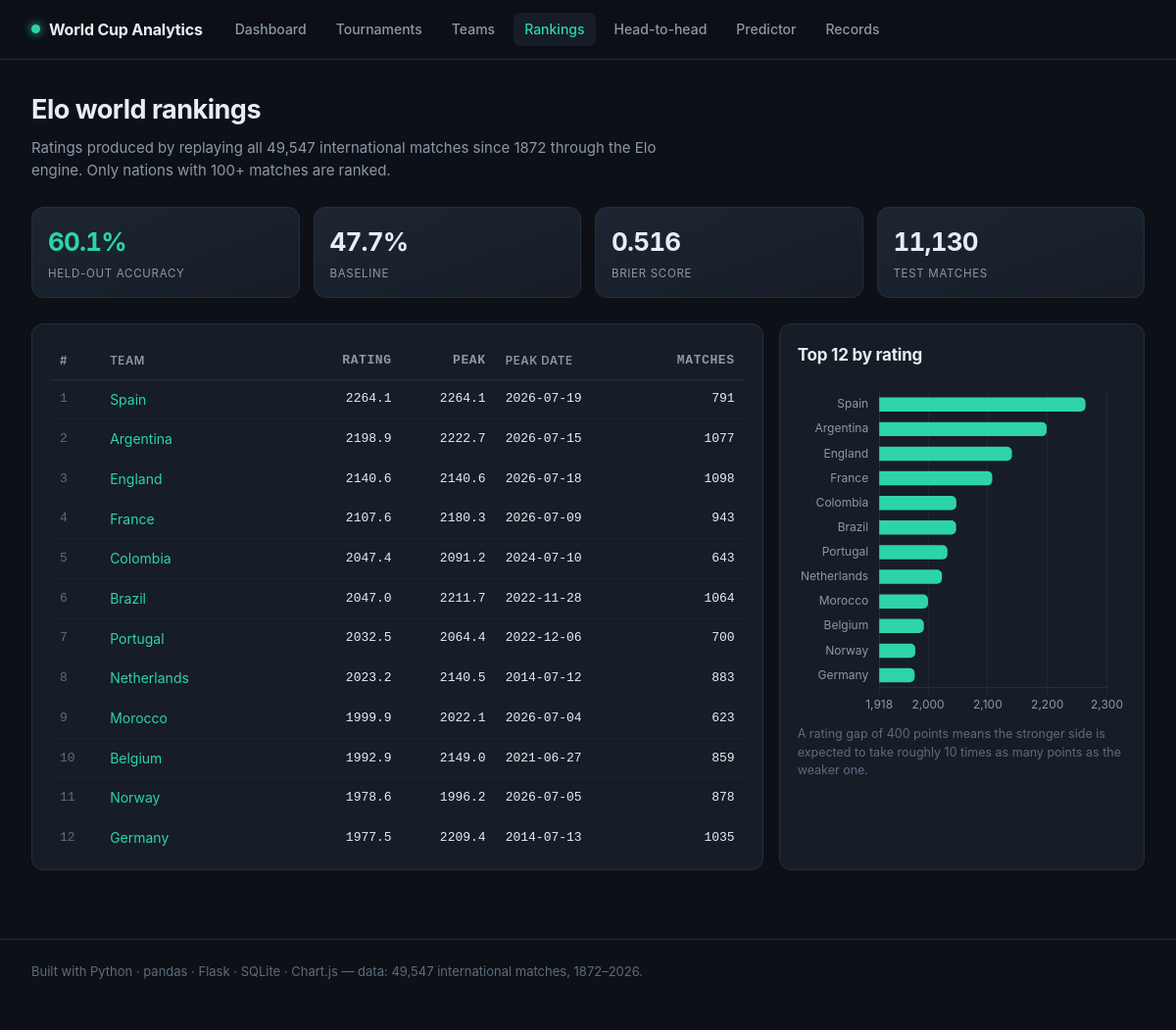
Screenshot of /rankings with the database file from the repository.
### tables this page shows
CREATE TABLE model_metrics (
    name  TEXT PRIMARY KEY,
    value REAL
);

CREATE TABLE elo_ratings (
    team_id     INTEGER PRIMARY KEY REFERENCES teams(id),
    rating      REAL    NOT NULL,
    matches     INTEGER NOT NULL,
    peak_rating REAL,
    peak_date   TEXT
);

CREATE TABLE teams (
    id   INTEGER PRIMARY KEY,
    name TEXT NOT NULL UNIQUE
);

### app/routes/pages.py (the view)
@bp.route("/rankings")
def rankings():
    return render_template("rankings.html",
                           rankings=ratings.rankings(limit=60),
                           metrics=predictor.metrics())

### app/db.py (called while the page is built)
def connect(path=DB_PATH, read_only=False):
    if read_only:
        conn = sqlite3.connect(f"file:{path}?mode=ro&immutable=1", uri=True)
    else:
        conn = sqlite3.connect(path)
        conn.execute("PRAGMA foreign_keys = ON")
    conn.row_factory = sqlite3.Row
    return conn

def get_db():
    if "db" not in g:
        g.db = connect(current_app.config["DB_PATH"],
                       read_only=current_app.config.get("READ_ONLY_DB", False))
    return g.db

def query(sql, params=(), one=False):
    rows = get_db().execute(sql, params).fetchall()
    rows = [dict(r) for r in rows]
    if one:
        return rows[0] if rows else None
    return rows

### app/routes/pages.py (called while the page is built)
@bp.app_context_processor
def inject_nav():
    return {"all_teams": analytics.teams_list(world_cup_only=False)}

### app/services/analytics.py (called while the page is built)
def teams_list(world_cup_only=True):
    where = f"WHERE {WC}" if world_cup_only else ""
    return [r["name"] for r in query(f"""
        SELECT t.name, COUNT(*) AS n
        FROM team_matches tm JOIN teams t ON t.id = tm.team_id
        {where}
        GROUP BY t.id ORDER BY n DESC, t.name""")]

### app/services/predictor.py (called while the page is built)
def metrics():
    return {r["name"]: r["value"] for r in query("SELECT name, value FROM model_metrics")}

### app/services/ratings.py (called while the page is built)
def rankings(limit=50, min_matches=100):
    rows = query("""
        SELECT t.name AS team, e.rating, e.matches, e.peak_rating, e.peak_date
        FROM elo_ratings e JOIN teams t ON t.id = e.team_id
        WHERE e.matches >= ?
        ORDER BY e.rating DESC LIMIT ?""", (min_matches, limit))
    for i, r in enumerate(rows, 1):
        r["rank"] = i
        r["rating"] = round(r["rating"], 1)
        r["peak_rating"] = round(r["peak_rating"], 1)
    return rows

### app/templates/rankings.html (shortened to what this page needs)
{% extends "base.html" %}
{% block content %}
<h1>Elo world rankings</h1>
<p class="lede">Ratings produced by replaying all 49,547 international matches since 1872 through
   the Elo engine. Only nations with 100+ matches are ranked.</p>
<div class="kpis">
  <div class="kpi accent"><div class="v">{{ (metrics.holdout_accuracy * 100) | round(1) }}%</div>
    <div class="k">Held-out accuracy</div></div>
  <div class="kpi"><div class="v">{{ (metrics.holdout_baseline_accuracy * 100) | round(1) }}%</div>
    <div class="k">Baseline</div></div>
  <div class="kpi"><div class="v">{{ metrics.holdout_brier_score | round(3) }}</div>
    <div class="k">Brier score</div></div>
  <div class="kpi"><div class="v">{{ "{:,}".format(metrics.holdout_matches | int) }}</div>
    <div class="k">Test matches</div></div>
</div>
<div class="grid g-2-1">
  <div class="card">
    <div class="scroll tall">
    <table>
      <thead><tr><th>#</th><th>Team</th><th class="num">Rating</th><th class="num">Peak</th>
                 <th>Peak date</th><th class="num">Matches</th></tr></thead>
      <tbody>
      {% for r in rankings %}
        <tr><td class="rank">{{ r.rank }}</td>
            <td><a href="{{ url_for('pages.team_detail', name=r.team) }}">{{ r.team }}</a></td>
            <td class="num">{{ r.rating }}</td>
            <td class="num">{{ r.peak_rating }}</td>
            <td class="mono">{{ r.peak_date }}</td>
            <td class="num">{{ r.matches }}</td></tr>
      {% endfor %}
      </tbody>
    </table>
    </div>
  </div>
  <div class="card">
    <h2>Top 12 by rating</h2>
    <div class="chartbox tallc"><canvas id="top"></canvas></div>
    <p class="note">A rating gap of 400 points means the stronger side is expected to take
       roughly 10 times as many points as the weaker one.</p>
  </div>
</div>
{% endblock %}
{% block scripts %}
<script>
{% set top = rankings[:12] %}
barChart('top',
  {{ top | map(attribute='team') | list | tojson }},
  {{ top | map(attribute='rating') | list | tojson }},
  C.accent, true, {{ (top | map(attribute='rating') | min - 60) | round | int }});
</script>
{% endblock %}

### app/static/css/style.css (style rules this page uses)
:root { --bg:#0d1117; --bg-soft:#141b24; --card:#161d27; --card-hi:#1c2531; --line:#242e3c; --line-soft:#1b232e; --text:#e6edf3; --muted:#8b98a9; --dim:#5d6b7d; --accent:#2dd4a7; --accent-dim:#1a8f70; --gold:#f5c451; --red:#f2686b; --blue:#5aa9f5; --violet:#a78bfa; --radius:12px; --font:-apple-system,BlinkMacSystemFont,"Segoe UI",Roboto,Helvetica,Arial,sans-serif; --mono:ui-monospace,SFMono-Regular,"SF Mono",Menlo,monospace; }
* { box-sizing:border-box }
body { margin:0;background:var(--bg);color:var(--text);font-family:var(--font); font-size:15px;line-height:1.55;-webkit-font-smoothing:antialiased; }
a { color:var(--accent);text-decoration:none }
h1 { font-size:27px;margin:0 0 6px;letter-spacing:-.5px;font-weight:700 }
h2 { font-size:17px;margin:0 0 14px;letter-spacing:-.2px;font-weight:650 }
.lede { color:var(--muted);margin:0 0 26px;max-width:70ch }
.card { background:var(--card);border:1px solid var(--line);border-radius:var(--radius);padding:18px }
.grid { display:grid;gap:16px }
.g-2-1 { grid-template-columns:2fr 1fr }
.kpis { display:grid;grid-template-columns:repeat(auto-fit,minmax(155px,1fr));gap:14px;margin-bottom:26px }
.kpi { background:linear-gradient(160deg,var(--card-hi),var(--card)); border:1px solid var(--line);border-radius:var(--radius);padding:15px 16px }
.kpi .v { font-size:26px;font-weight:700;letter-spacing:-.8px;font-variant-numeric:tabular-nums }
.kpi .k { font-size:11.5px;color:var(--muted);text-transform:uppercase;letter-spacing:.7px;margin-top:3px }
.kpi.accent .v { color:var(--accent) }
table { width:100%;border-collapse:collapse;font-size:14px }
th { text-align:left;font-size:11.5px;text-transform:uppercase;letter-spacing:.6px; color:var(--muted);font-weight:600;padding:9px 10px;border-bottom:1px solid var(--line) }
.tall thead th { position:sticky;top:0;z-index:2;background:var(--card); border-bottom:none;box-shadow:inset 0 -1px 0 var(--line) }
td { padding:9px 10px;border-bottom:1px solid var(--line-soft) }
.num { text-align:right;font-variant-numeric:tabular-nums;font-family:var(--mono);font-size:13px }
.scroll { overflow-x:auto;-webkit-overflow-scrolling:touch }
.tall { max-height:520px;overflow-y:auto }
.rank { font-family:var(--mono);color:var(--dim);font-size:13px }
.chartbox { position:relative;height:280px }
.chartbox.tallc { height:340px }
canvas { max-width:100% }
.note { font-size:12.5px;color:var(--dim);margin-top:10px;line-height:1.5 }
.mono { font-family:var(--mono);font-size:13px }

### rows the page displays
model_metrics: (metrics.holdout_accuracy*100)|round(1) "60.1"
model_metrics: (metrics.holdout_baseline_accuracy*100)|round(1) "47.7"
model_metrics: holdout_brier_score "0.516"
model_metrics: holdout_matches "11,130"
elo_ratings: rank "1", team "Spain", rating "2264.1", peak_rating "2264.1", peak_date "2026-07-19", matches "791"
elo_ratings: rank "2", team "Argentina", rating "2198.9", peak_rating "2222.7", peak_date "2026-07-15", matches "1077"
elo_ratings: rank "3", team "England", rating "2140.6", peak_rating "2140.6", peak_date "2026-07-18", matches "1098"
elo_ratings: rank "4", team "France", rating "2107.6", peak_rating "2180.3", peak_date "2026-07-09", matches "943"
elo_ratings: rank "5", team "Colombia", rating "2047.4", peak_rating "2091.2", peak_date "2024-07-10", matches "643"
elo_ratings: rank "6", team "Brazil", rating "2047.0", peak_rating "2211.7", peak_date "2022-11-28", matches "1064"
elo_ratings: rank "7", team "Portugal", rating "2032.5", peak_rating "2064.4", peak_date "2022-12-06", matches "700"
elo_ratings: rank "8", team "Netherlands", rating "2023.2", peak_rating "2140.5", peak_date "2014-07-12", matches "883"
elo_ratings: rank "9", team "Morocco", rating "1999.9", peak_rating "2022.1", peak_date "2026-07-04", matches "623"
elo_ratings: rank "10", team "Belgium", rating "1992.9", peak_rating "2149.0", peak_date "2021-06-27", matches "859"
elo_ratings: rank "11", team "Norway", rating "1978.6", peak_rating "1996.2", peak_date "2026-07-05", matches "878"
elo_ratings: rank "12", team "Germany", rating "1977.5", peak_rating "2209.4", peak_date "2014-07-13", matches "1035"

### other values shown
chart data {{ top | map(attribute='team') | list | tojson }} ["Spain", "Argentina", "England", "France", "Colombia", "Brazil", "Portugal", "Netherlands", "Morocco", "Belgium", "Norway", "Germany"]
chart data {{ top | map(attribute='rating') | list | tojson }} [2264.1, 2198.9, 2140.6, 2107.6, 2047.4, 2047.0, 2032.5, 2023.2, 1999.9, 1992.9, 1978.6, 1977.5]
chart data {{ (top | map(attribute='rating') | min - 60) | round | int }} 1918
